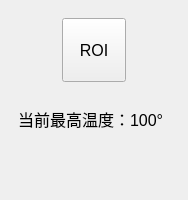
<?xml version="1.0" encoding="UTF-8"?>
<ui version="4.0">
 <class>PDuruofei</class>
 <widget class="qMRMLWidget" name="PDuruofei">
  <property name="geometry">
   <rect>
    <x>0</x>
    <y>0</y>
    <width>188</width>
    <height>200</height>
   </rect>
  </property>
  <property name="maximumSize">
   <size>
    <width>190</width>
    <height>200</height>
   </size>
  </property>
  <property name="styleSheet">
   <string notr="true"/>
  </property>
  <layout class="QVBoxLayout" name="verticalLayout">
   <property name="leftMargin">
    <number>0</number>
   </property>
   <property name="topMargin">
    <number>0</number>
   </property>
   <property name="rightMargin">
    <number>0</number>
   </property>
   <property name="bottomMargin">
    <number>0</number>
   </property>
   <item>
    <widget class="QWidget" name="panel" native="true">
     <layout class="QVBoxLayout" name="verticalLayout_2">
      <item>
       <widget class="QWidget" name="widget_2" native="true">
        <layout class="QHBoxLayout" name="horizontalLayout">
         <item>
          <widget class="QPushButton" name="pushButton">
           <property name="minimumSize">
            <size>
             <width>64</width>
             <height>64</height>
            </size>
           </property>
           <property name="maximumSize">
            <size>
             <width>64</width>
             <height>64</height>
            </size>
           </property>
           <property name="font">
            <font>
             <pointsize>12</pointsize>
            </font>
           </property>
           <property name="text">
            <string>ROI</string>
           </property>
          </widget>
         </item>
        </layout>
       </widget>
      </item>
      <item>
       <widget class="QWidget" name="widget_3" native="true">
        <layout class="QHBoxLayout" name="horizontalLayout_2">
         <item>
          <widget class="QLabel" name="label">
           <property name="font">
            <font>
             <pointsize>12</pointsize>
            </font>
           </property>
           <property name="text">
            <string>当前最高温度：100°</string>
           </property>
          </widget>
         </item>
        </layout>
       </widget>
      </item>
      <item>
       <widget class="QWidget" name="widget_4" native="true"/>
      </item>
     </layout>
    </widget>
   </item>
  </layout>
 </widget>
 <customwidgets>
  <customwidget>
   <class>qMRMLWidget</class>
   <extends>QWidget</extends>
   <header>qMRMLWidget.h</header>
   <container>1</container>
  </customwidget>
 </customwidgets>
 <resources/>
 <connections/>
</ui>
